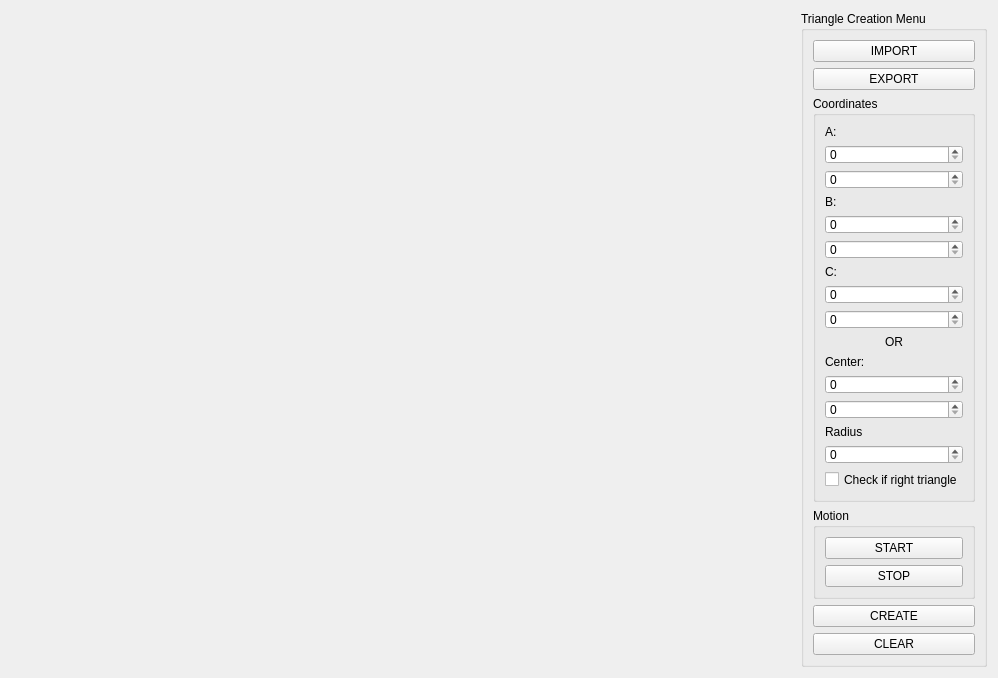
<?xml version="1.0" encoding="UTF-8"?>
<ui version="4.0">
 <class>CMainWindow</class>
 <widget class="QWidget" name="CMainWindow">
  <property name="geometry">
   <rect>
    <x>0</x>
    <y>0</y>
    <width>998</width>
    <height>678</height>
   </rect>
  </property>
  <property name="minimumSize">
   <size>
    <width>900</width>
    <height>500</height>
   </size>
  </property>
  <property name="maximumSize">
   <size>
    <width>1920</width>
    <height>1080</height>
   </size>
  </property>
  <property name="acceptDrops">
   <bool>false</bool>
  </property>
  <property name="windowTitle">
   <string>Lab5 Computer Graphic</string>
  </property>
  <layout class="QHBoxLayout" name="horizontalLayout" stretch="4,0">
   <property name="spacing">
    <number>9</number>
   </property>
   <property name="leftMargin">
    <number>9</number>
   </property>
   <item>
    <widget class="CCanvas" name="canvas" native="true"/>
   </item>
   <item>
    <widget class="QGroupBox" name="groupBox">
     <property name="title">
      <string>Triangle Creation Menu</string>
     </property>
     <layout class="QVBoxLayout" name="verticalLayout">
      <property name="spacing">
       <number>6</number>
      </property>
      <property name="leftMargin">
       <number>9</number>
      </property>
      <item>
       <widget class="QPushButton" name="btn_Import">
        <property name="text">
         <string>IMPORT</string>
        </property>
       </widget>
      </item>
      <item>
       <widget class="QPushButton" name="btn_Export">
        <property name="text">
         <string>EXPORT</string>
        </property>
       </widget>
      </item>
      <item>
       <widget class="QGroupBox" name="groupBox_2">
        <property name="title">
         <string>Coordinates</string>
        </property>
        <layout class="QVBoxLayout" name="verticalLayout_2">
         <item>
          <widget class="QLabel" name="label">
           <property name="text">
            <string>A:</string>
           </property>
          </widget>
         </item>
         <item>
          <widget class="QSpinBox" name="spin_A_x"/>
         </item>
         <item>
          <widget class="QSpinBox" name="spin_A_y"/>
         </item>
         <item>
          <widget class="QLabel" name="label_2">
           <property name="text">
            <string>B:</string>
           </property>
          </widget>
         </item>
         <item>
          <widget class="QSpinBox" name="spin_B_x"/>
         </item>
         <item>
          <widget class="QSpinBox" name="spin_B_y"/>
         </item>
         <item>
          <widget class="QLabel" name="label_3">
           <property name="text">
            <string>C:</string>
           </property>
          </widget>
         </item>
         <item>
          <widget class="QSpinBox" name="spin_C_x"/>
         </item>
         <item>
          <widget class="QSpinBox" name="spin_C_y"/>
         </item>
         <item>
          <widget class="QLabel" name="label_4">
           <property name="text">
            <string>OR</string>
           </property>
           <property name="alignment">
            <set>Qt::AlignCenter</set>
           </property>
          </widget>
         </item>
         <item>
          <widget class="QLabel" name="label_5">
           <property name="text">
            <string>Center:</string>
           </property>
          </widget>
         </item>
         <item>
          <widget class="QSpinBox" name="spin_Center_x"/>
         </item>
         <item>
          <widget class="QSpinBox" name="spin_Center_y"/>
         </item>
         <item>
          <widget class="QLabel" name="label_6">
           <property name="text">
            <string>Radius</string>
           </property>
          </widget>
         </item>
         <item>
          <widget class="QSpinBox" name="spinBox"/>
         </item>
         <item>
          <widget class="QCheckBox" name="checkbox_Right_triangle">
           <property name="text">
            <string>Check if right triangle</string>
           </property>
          </widget>
         </item>
        </layout>
       </widget>
      </item>
      <item>
       <widget class="QGroupBox" name="groupBox_3">
        <property name="title">
         <string>Motion</string>
        </property>
        <layout class="QVBoxLayout" name="verticalLayout_3">
         <item>
          <widget class="QPushButton" name="btn_Start">
           <property name="text">
            <string>START</string>
           </property>
          </widget>
         </item>
         <item>
          <widget class="QPushButton" name="btn_Stop">
           <property name="text">
            <string>STOP</string>
           </property>
          </widget>
         </item>
        </layout>
       </widget>
      </item>
      <item>
       <widget class="QPushButton" name="btn_Create">
        <property name="text">
         <string>CREATE</string>
        </property>
       </widget>
      </item>
      <item>
       <widget class="QPushButton" name="btn_Clear">
        <property name="text">
         <string>CLEAR</string>
        </property>
       </widget>
      </item>
     </layout>
    </widget>
   </item>
  </layout>
 </widget>
 <customwidgets>
  <customwidget>
   <class>CCanvas</class>
   <extends>QWidget</extends>
   <header>CCanvas/CCanvas.h</header>
   <container>1</container>
  </customwidget>
 </customwidgets>
 <resources/>
 <connections/>
</ui>
